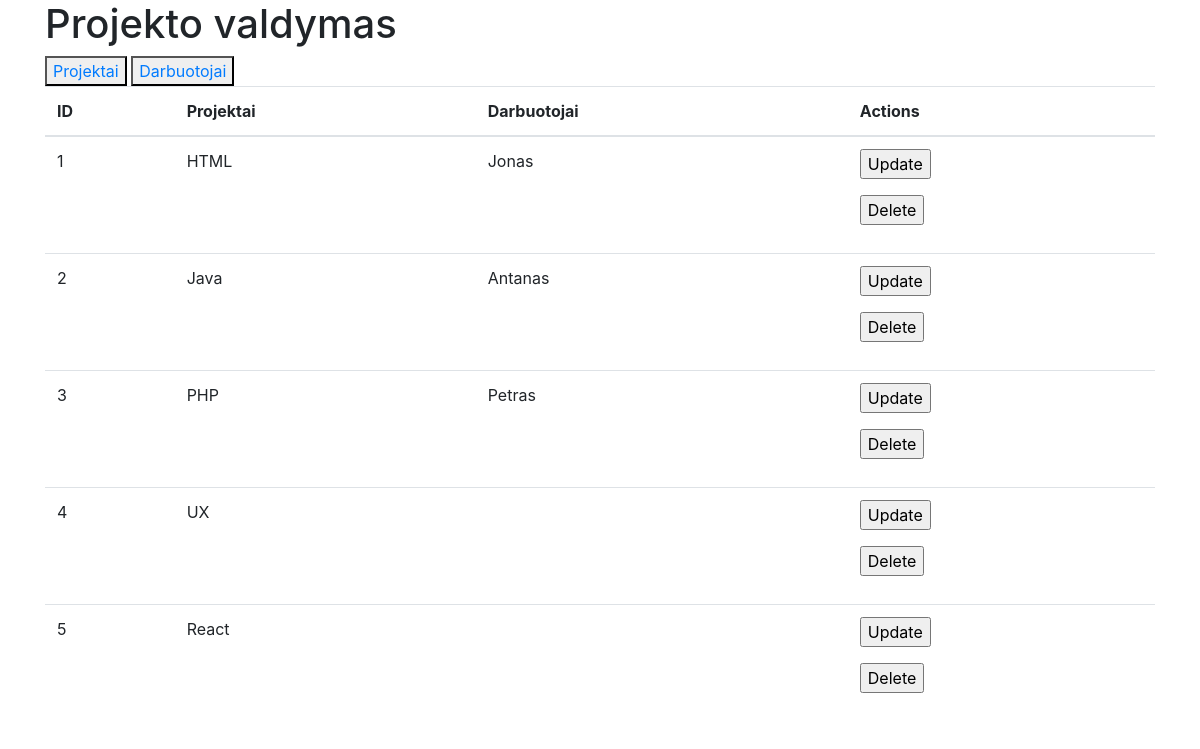
The page / on the database its author committed.
### tables this page shows
CREATE TABLE `projects` (
  `id` int(10) unsigned NOT NULL AUTO_INCREMENT,
  `project_name` varchar(30) NOT NULL,
  PRIMARY KEY (`id`)
);

### index.php (the view, shortened to what this page needs)
<!DOCTYPE html>
<html lang="en">
<head>
    <link rel="stylesheet" href="https://maxcdn.bootstrapcdn.com/bootstrap/4.0.0/css/bootstrap.min.css">
</head>
<body class="container">
    <header>
        <h1>Projekto valdymas</h1>
        <div>
            <button id="button">
                <a class="button" href="?path=projects">Projektai</a>
            </button>
            <button id="button">
                <a class="button" href="?path=employees">Darbuotojai</a>
            </button>
        </div>
    </header>
    <div>
        <?php
        $servername = "localhost";
        $username = "root";
        $password = "mysql";
        $dbname = "sprintas";
        $conn = mysqli_connect($servername, $username, $password, $dbname);
        if (!isset($_GET['path']) or (isset($_GET['path']) and $_GET['path'] == 'projects')) {
            $sql = "SELECT sprintas.projects.id as projects_id, sprintas.projects.project_name as projects_name, GROUP_CONCAT(' ', employees.employee_name) as names FROM projects
            LEFT JOIN employees_projects ON employees_projects.project_id = projects.id
            LEFT JOIN employees ON employees.id = employees_projects.employee_id
            GROUP BY projects.id";
        }
        $result = mysqli_query($conn, $sql);
        echo '<table class="table">';
        echo '<thead>';
        echo '<tr>';
        echo '<th>ID</th>';
        if (!isset($_GET['path']) or $_GET['path'] == 'projects') {
            $title1 = 'Projektai';
        } else {
            $title1 = 'Darbuotojai';
        }
        echo '<th>' . $title1 . '</th>';
        if (!isset($_GET['path']) or $_GET['path'] == 'projects') {
            $title1 = 'Darbuotojai';
        } else {
            $title1 = 'Projektai';
        }
        echo '<th>' . $title1 . '</th>';
        echo '<th>Actions</th>';
        echo '</tr>';
        echo '</thead>';
        if (mysqli_num_rows($result) > 0) {
            while ($row = mysqli_fetch_assoc($result)) {
                if (!isset($table)) {
                    $table = 'projects';
                }
                echo "<tr>
                    <td>{$row["$table" . "_id"]}</td>
                    <td>{$row["$table" . "_name"]}</td>
                    <td>{$row["names"]}</td>
                    <td>
                    <form class='form-group' action='edit.php' method='POST'>
                        <input type='hidden' name='names_id' value='{$row["$table" . "_name"]}'>
                        <input type='hidden' name='path' value='{$_GET['path']}'>
                        <input type='submit' name='update' value='Update'>
                    </form>
                    <form class='form-group' action='delete.php' method='POST'>
                        <input type='hidden' name='names_id' value='{$row["$table" . "_id"]}'>
                        <input type='hidden' name='path' value='{$_GET['path']}'>
                        <input type='submit' name='delete' value='Delete'>
                    </form>
                    </td>
                  </tr>";
            }
        } else {
            echo "0 results";
        }
        echo ("</table>");
        ?>
    </div>
</body>
</html>

### rows shown on the page
projects: id "1", project_name "HTML", names "Jonas"
projects: id "2", project_name "Java", names "Antanas"
projects: id "3", project_name "PHP", names "Petras"
projects: id "4", project_name "UX"
projects: id "5", project_name "React"

### other values the page prints
$title1 "Projektai"
$title1 "Darbuotojai"
